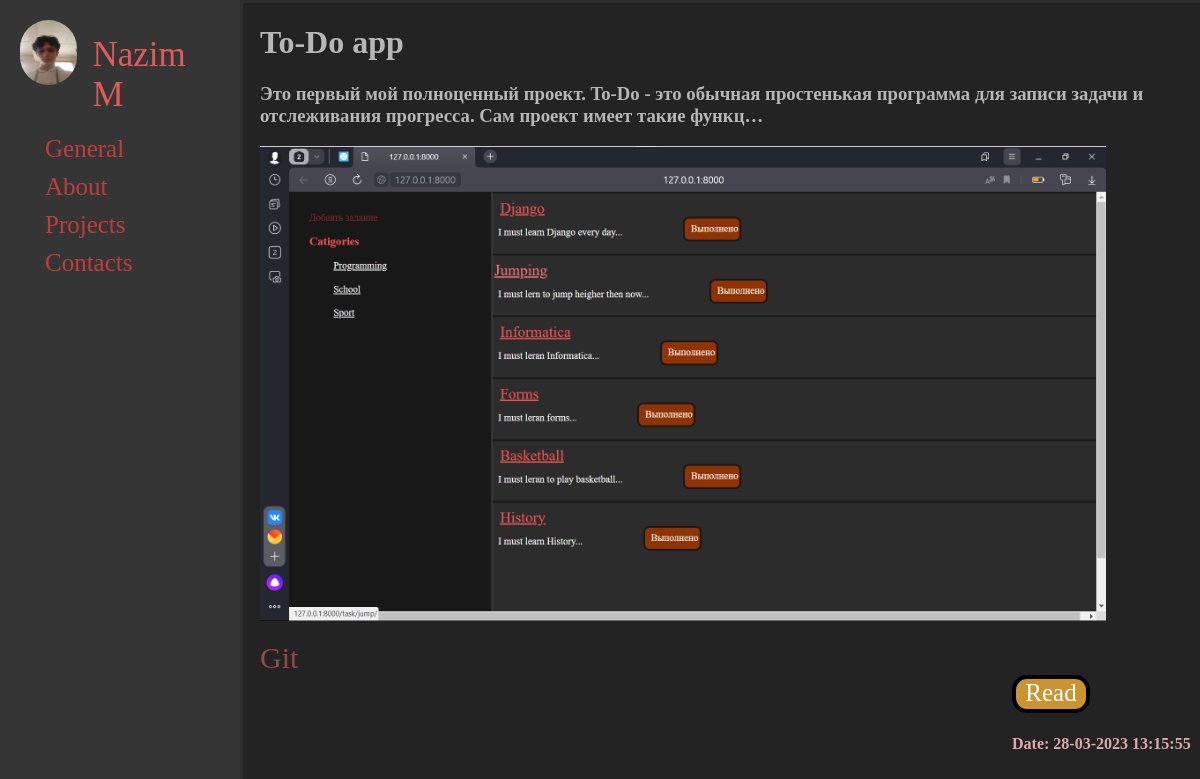
/projects/, run on the app's committed database.
### main/models.py (models this page shows, shortened)
class Post(models.Model):
    title = models.CharField(max_length=250)
    text = models.TextField()
    photo = models.ImageField(upload_to="photos/%Y/%m/%d/", null=True, blank=True)
    git = models.URLField(max_length=900, null=True, blank=True)
    date = models.DateTimeField(auto_now_add=True)
    slug = models.SlugField(max_length=250)
    def get_absolute_url(self):
        return reverse('project_detail', kwargs={'slug': self.slug})

### main/views.py (the view)
# urls.py: path('projects/', ProjectsList.as_view(), name='projects'),
class ProjectsList(ListView):
    model = Post
    template_name = 'main/projects.html'
    def get_context_data(self, **kwargs):
        context = super().get_context_data(**kwargs)
        context['Posts'] = Post.objects.filter(git__isnull=False)
        return context

### main/templates/main/projects.html
{% extends 'main/base.html' %}
{% block content %}
{% for post in Posts %}
<div class="cont">
    <div class="post">
        <h1>{{post.title}}</h1>
        <h3>{{post.text|truncatechars:150}}</h3>
        {% if post.photo %}
        <p><img class="img_post" src="{{ post.photo.url }}" alt=""></p>
        {% endif%}
        {% if post.git %}
        <a class="git" href="{{post.git}}">Git</a>
        {% endif %}
        <div class="r_btn">
            <a class="read_btn" href="{{post.get_absolute_url}}">Read</a>
        </div>
        <h4 class="date">Date: {{post.date|date:"d-m-Y H:i:s"}}</h4>
    </div>
</div>
{% endfor %}
{% endblock %}

### main/static/main/css/main.css (style rules this page uses)
body { display: flex; margin: 0; background-color: #232323; height: 100vh; }
html { height: 100vh; }
.img_post { height: 60%; width: 90%; }
.post { margin-left: 20px; }
.cont { border-top: 3px solid #2e2e2e; width: 100%; }
.date { margin-left: 80%; color: #ddaaaa; }
.read_btn { text-decoration: none; font-size: 25px; color: #fff; }
.r_btn { text-align: center; height: 30px; width: 70px; margin-left: 80%; border-radius: 15px; border: 4px solid #000000; background-color: #cc9331; }
.git { text-decoration: none; color: #934b4b; font-size: 30px; }

### data on the page
Post: title "To-Do app", text "Это первый мой полноценный проект. To-Do - это обычная простенькая программа для записи задачи и отслеживания прогресса. Сам проект имеет такие функц…", photo (picture), date "28-03-2023 13:15:55"
